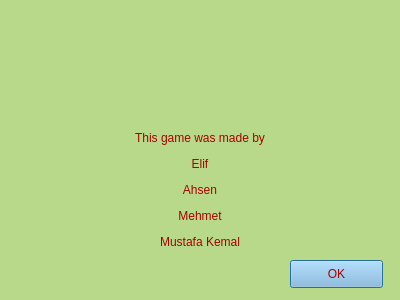
<?xml version="1.0" encoding="UTF-8"?>
<ui version="4.0">
 <class>About</class>
 <widget class="QDialog" name="About">
  <property name="geometry">
   <rect>
    <x>0</x>
    <y>0</y>
    <width>400</width>
    <height>300</height>
   </rect>
  </property>
  <property name="minimumSize">
   <size>
    <width>400</width>
    <height>300</height>
   </size>
  </property>
  <property name="maximumSize">
   <size>
    <width>400</width>
    <height>300</height>
   </size>
  </property>
  <property name="windowTitle">
   <string>About</string>
  </property>
  <widget class="QLabel" name="background">
   <property name="geometry">
    <rect>
     <x>0</x>
     <y>0</y>
     <width>400</width>
     <height>300</height>
    </rect>
   </property>
   <property name="styleSheet">
    <string notr="true">background-color:rgb(184, 217, 138);
color:rgb(170, 0, 0);</string>
   </property>
   <property name="text">
    <string>&lt;html&gt;&lt;head/&gt;&lt;body&gt;&lt;p align=&quot;center&quot;&gt;&lt;br/&gt;&lt;/p&gt;&lt;p align=&quot;center&quot;&gt;&lt;br/&gt;&lt;/p&gt;&lt;p align=&quot;center&quot;&gt;This game was made by&lt;/p&gt;&lt;p align=&quot;center&quot;&gt;Elif&lt;/p&gt;&lt;p align=&quot;center&quot;&gt;Ahsen&lt;/p&gt;&lt;p align=&quot;center&quot;&gt;Mehmet&lt;/p&gt;&lt;p align=&quot;center&quot;&gt;Mustafa Kemal&lt;/p&gt;&lt;/body&gt;&lt;/html&gt;</string>
   </property>
  </widget>
  <widget class="QLabel" name="logo">
   <property name="geometry">
    <rect>
     <x>150</x>
     <y>20</y>
     <width>101</width>
     <height>81</height>
    </rect>
   </property>
   <property name="styleSheet">
    <string notr="true">image: url(:/logo/logo2.jpeg);</string>
   </property>
   <property name="text">
    <string/>
   </property>
  </widget>
  <widget class="QPushButton" name="ok_button">
   <property name="geometry">
    <rect>
     <x>290</x>
     <y>260</y>
     <width>93</width>
     <height>28</height>
    </rect>
   </property>
   <property name="styleSheet">
    <string notr="true">QPushButton{
	background-color: rgb(135, 185, 225);
	color: rgb(170, 0, 0);
}
QPushButton::hover{
	background-color: rgb(5, 119, 161);
	color: rgb(255, 255, 255);
}
QPushButton::pressed{
	background-color: rgb(36, 83, 109);
    padding-left:5px;
	color: rgb(255, 255, 255);
    padding-top:5px;
}</string>
   </property>
   <property name="text">
    <string>OK</string>
   </property>
  </widget>
 </widget>
 <resources>
  <include location="../logo/logo.qrc"/>
 </resources>
 <connections/>
</ui>
